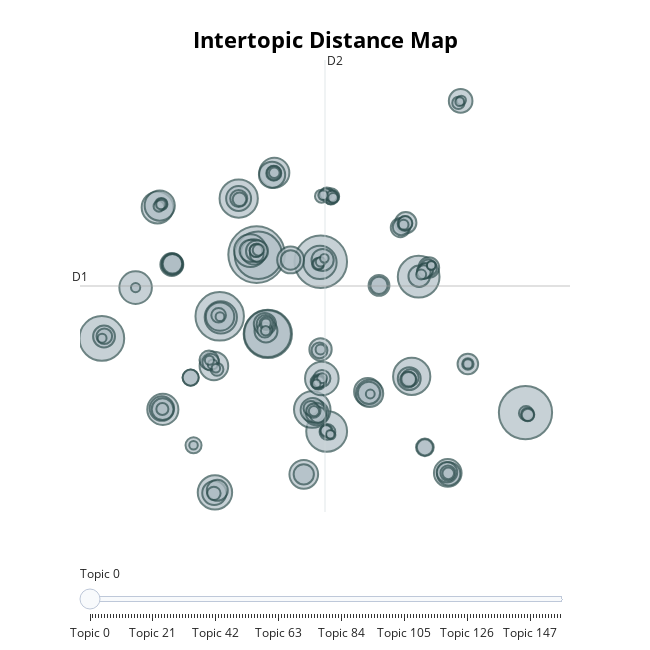

Notebook source saved alongside this figure:
### Markdown cell above
Inspect the data

### Code cell
topic_model.visualize_topics()

### Figure 1 — Plotly figure (JSON) as saved in the notebook; plotly's stock layout.template omitted (floating-point values rounded to 4 significant figures; data arrays with more than 128 entries replaced by an {"elided": "..."} marker saying what was removed)
{"data": [{"customdata": {"elided": "158x3 mixed values"}, "hovertemplate": "<b>Topic %{customdata[0]}</b><br>%{customdata[1]}<br>Size: %{customdata[2]}", "legendgroup": "", "marker": {"color": "#B0BEC5", "line": {"color": "DarkSlateGrey", "width": 2}, "size": {"elided": "158 int values"}, "sizemode": "area", "sizeref": 1.446, "symbol": "circle"}, "mode": "markers", "name": "", "orientation": "v", "showlegend": false, "type": "scatter", "x": {"elided": "158 float values"}, "xaxis": "x", "y": {"elided": "158 float values"}, "yaxis": "y"}], "layout": {"annotations": [{"showarrow": false, "text": "D1", "x": -13.28, "y": 7.311, "yshift": 10}, {"showarrow": false, "text": "D2", "x": 6.167, "xshift": 10, "y": 27.17}], "height": 650, "hoverlabel": {"bgcolor": "white", "font": {"family": "Rockwell", "size": 16}}, "legend": {"itemsizing": "constant", "tracegroupgap": 0}, "margin": {"t": 60}, "shapes": [{"line": {"color": "#CFD8DC", "width": 2}, "type": "line", "x0": 6.167, "x1": 6.167, "y0": -12.55, "y1": 27.17}, {"line": {"color": "#9E9E9E", "width": 2}, "type": "line", "x0": -13.28, "x1": 25.61, "y0": 7.311, "y1": 7.311}], "sliders": [{"active": 0, "pad": {"t": 50}, "steps": [{"args": [{"marker.color": {"elided": "1x158 str values"}}], "label": "Topic 0", "method": "update"}, {"args": [{"marker.color": {"elided": "1x158 str values"}}], "label": "Topic 1", "method": "update"}, {"args": [{"marker.color": {"elided": "1x158 str values"}}], "label": "Topic 2", "method": "update"}, {"args": [{"marker.color": {"elided": "1x158 str values"}}], "label": "Topic 3", "method": "update"}, {"args": [{"marker.color": {"elided": "1x158 str values"}}], "label": "Topic 4", "method": "update"}, {"args": [{"marker.color": {"elided": "1x158 str values"}}], "label": "Topic 5", "method": "update"}, {"args": [{"marker.color": {"elided": "1x158 str values"}}], "label": "Topic 6", "method": "update"}, {"args": [{"marker.color": {"elided": "1x158 str values"}}], "label": "Topic 7", "method": "update"}, {"args": [{"marker.color": {"elided": "1x158 str values"}}], "label": "Topic 8", "method": "update"}, {"args": [{"marker.color": {"elided": "1x158 str values"}}], "label": "Topic 9", "method": "update"}, {"args": [{"marker.color": {"elided": "1x158 str values"}}], "label": "Topic 10", "method": "update"}, {"args": [{"marker.color": {"elided": "1x158 str values"}}], "label": "Topic 11", "method": "update"}, {"args": [{"marker.color": {"elided": "1x158 str values"}}], "label": "Topic 12", "method": "update"}, {"args": [{"marker.color": {"elided": "1x158 str values"}}], "label": "Topic 13", "method": "update"}, {"args": [{"marker.color": {"elided": "1x158 str values"}}], "label": "Topic 14", "method": "update"}, {"args": [{"marker.color": {"elided": "1x158 str values"}}], "label": "Topic 15", "method": "update"}, {"args": [{"marker.color": {"elided": "1x158 str values"}}], "label": "Topic 16", "method": "update"}, {"args": [{"marker.color": {"elided": "1x158 str values"}}], "label": "Topic 17", "method": "update"}, {"args": [{"marker.color": {"elided": "1x158 str values"}}], "label": "Topic 18", "method": "update"}, {"args": [{"marker.color": {"elided": "1x158 str values"}}], "label": "Topic 19", "method": "update"}, {"args": [{"marker.color": {"elided": "1x158 str values"}}], "label": "Topic 20", "method": "update"}, {"args": [{"marker.color": {"elided": "1x158 str values"}}], "label": "Topic 21", "method": "update"}, {"args": [{"marker.color": {"elided": "1x158 str values"}}], "label": "Topic 22", "method": "update"}, {"args": [{"marker.color": {"elided": "1x158 str values"}}], "label": "Topic 23", "method": "update"}, {"args": [{"marker.color": {"elided": "1x158 str values"}}], "label": "Topic 24", "method": "update"}, {"args": [{"marker.color": {"elided": "1x158 str values"}}], "label": "Topic 25", "method": "update"}, {"args": [{"marker.color": {"elided": "1x158 str values"}}], "label": "Topic 26", "method": "update"}, {"args": [{"marker.color": {"elided": "1x158 str values"}}], "label": "Topic 27", "method": "update"}, {"args": [{"marker.color": {"elided": "1x158 str values"}}], "label": "Topic 28", "method": "update"}, {"args": [{"marker.color": {"elided": "1x158 str values"}}], "label": "Topic 29", "method": "update"}, {"args": [{"marker.color": {"elided": "1x158 str values"}}], "label": "Topic 30", "method": "update"}, {"args": [{"marker.color": {"elided": "1x158 str values"}}], "label": "Topic 31", "method": "update"}, {"args": [{"marker.color": {"elided": "1x158 str values"}}], "label": "Topic 32", "method": "update"}, {"args": [{"marker.color": {"elided": "1x158 str values"}}], "label": "Topic 33", "method": "update"}, {"args": [{"marker.color": {"elided": "1x158 str values"}}], "label": "Topic 34", "method": "update"}, {"args": [{"marker.color": {"elided": "1x158 str values"}}], "label": "Topic 35", "method": "update"}, {"args": [{"marker.color": {"elided": "1x158 str values"}}], "label": "Topic 36", "method": "update"}, {"args": [{"marker.color": {"elided": "1x158 str values"}}], "label": "Topic 37", "method": "update"}, {"args": [{"marker.color": {"elided": "1x158 str values"}}], "label": "Topic 38", "method": "update"}, {"args": [{"marker.color": {"elided": "1x158 str values"}}], "label": "Topic 39", "method": "update"}, {"args": [{"marker.color": {"elided": "1x158 str values"}}], "label": "Topic 40", "method": "update"}, {"args": [{"marker.color": {"elided": "1x158 str values"}}], "label": "Topic 41", "method": "update"}, {"args": [{"marker.color": {"elided": "1x158 str values"}}], "label": "Topic 42", "method": "update"}, {"args": [{"marker.color": {"elided": "1x158 str values"}}], "label": "Topic 43", "method": "update"}, {"args": [{"marker.color": {"elided": "1x158 str values"}}], "label": "Topic 44", "method": "update"}, {"args": [{"marker.color": {"elided": "1x158 str values"}}], "label": "Topic 45", "method": "update"}, {"args": [{"marker.color": {"elided": "1x158 str values"}}], "label": "Topic 46", "method": "update"}, {"args": [{"marker.color": {"elided": "1x158 str values"}}], "label": "Topic 47", "method": "update"}, {"args": [{"marker.color": {"elided": "1x158 str values"}}], "label": "Topic 48", "method": "update"}, {"args": [{"marker.color": {"elided": "1x158 str values"}}], "label": "Topic 49", "method": "update"}, {"args": [{"marker.color": {"elided": "1x158 str values"}}], "label": "Topic 50", "method": "update"}, {"args": [{"marker.color": {"elided": "1x158 str values"}}], "label": "Topic 51", "method": "update"}, {"args": [{"marker.color": {"elided": "1x158 str values"}}], "label": "Topic 52", "method": "update"}, {"args": [{"marker.color": {"elided": "1x158 str values"}}], "label": "Topic 53", "method": "update"}, {"args": [{"marker.color": {"elided": "1x158 str values"}}], "label": "Topic 54", "method": "update"}, {"args": [{"marker.color": {"elided": "1x158 str values"}}], "label": "Topic 55", "method": "update"}, {"args": [{"marker.color": {"elided": "1x158 str values"}}], "label": "Topic 56", "method": "update"}, {"args": [{"marker.color": {"elided": "1x158 str values"}}], "label": "Topic 57", "method": "update"}, {"args": [{"marker.color": {"elided": "1x158 str values"}}], "label": "Topic 58", "method": "update"}, {"args": [{"marker.color": {"elided": "1x158 str values"}}], "label": "Topic 59", "method": "update"}, {"args": [{"marker.color": {"elided": "1x158 str values"}}], "label": "Topic 60", "method": "update"}, {"args": [{"marker.color": {"elided": "1x158 str values"}}], "label": "Topic 61", "method": "update"}, {"args": [{"marker.color": {"elided": "1x158 str values"}}], "label": "Topic 62", "method": "update"}, {"args": [{"marker.color": {"elided": "1x158 str values"}}], "label": "Topic 63", "method": "update"}, {"args": [{"marker.color": {"elided": "1x158 str values"}}], "label": "Topic 64", "method": "update"}, {"args": [{"marker.color": {"elided": "1x158 str values"}}], "label": "Topic 65", "method": "update"}, {"args": [{"marker.color": {"elided": "1x158 str values"}}], "label": "Topic 66", "method": "update"}, {"args": [{"marker.color": {"elided": "1x158 str values"}}], "label": "Topic 67", "method": "update"}, {"args": [{"marker.color": {"elided": "1x158 str values"}}], "label": "Topic 68", "method": "update"}, {"args": [{"marker.color": {"elided": "1x158 str values"}}], "label": "Topic 69", "method": "update"}, {"args": [{"marker.color": {"elided": "1x158 str values"}}], "label": "Topic 70", "method": "update"}, {"args": [{"marker.color": {"elided": "1x158 str values"}}], "label": "Topic 71", "method": "update"}, {"args": [{"marker.color": {"elided": "1x158 str values"}}], "label": "Topic 72", "method": "update"}, {"args": [{"marker.color": {"elided": "1x158 str values"}}], "label": "Topic 73", "method": "update"}, {"args": [{"marker.color": {"elided": "1x158 str values"}}], "label": "Topic 74", "method": "update"}, {"args": [{"marker.color": {"elided": "1x158 str values"}}], "label": "Topic 75", "method": "update"}, {"args": [{"marker.color": {"elided": "1x158 str values"}}], "label": "Topic 76", "method": "update"}, {"args": [{"marker.color": {"elided": "1x158 str values"}}], "label": "Topic 77", "method": "update"}, {"args": [{"marker.color": {"elided": "1x158 str values"}}], "label": "Topic 78", "method": "update"}, {"args": [{"marker.color": {"elided": "1x158 str values"}}], "label": "Topic 79", "method": "update"}, {"args": [{"marker.color": {"elided": "1x158 str values"}}], "label": "Topic 80", "method": "update"}, {"args": [{"marker.color": {"elided": "1x158 str values"}}], "label": "Topic 81", "method": "update"}, {"args": [{"marker.color": {"elided": "1x158 str values"}}], "label": "Topic 82", "method": "update"}, {"args": [{"marker.color": {"elided": "1x158 str values"}}], "label": "Topic 83", "method": "update"}, {"args": [{"marker.color": {"elided": "1x158 str values"}}], "label": "Topic 84", "method": "update"}, {"args": [{"marker.color": {"elided": "1x158 str values"}}], "label": "Topic 85", "method": "update"}, {"args": [{"marker.color": {"elided": "1x158 str values"}}], "label": "Topic 86", "method": "update"}, {"args": [{"marker.color": {"elided": "1x158 str values"}}], "label": "Topic 87", "method": "update"}, {"args": [{"marker.color": {"elided": "1x158 str values"}}], "label": "Topic 88", "method": "update"}, {"args": [{"marker.color": {"elided": "1x158 str values"}}], "label": "Topic 89", "method": "update"}, {"args": [{"marker.color": {"elided": "1x158 str values"}}], "label": "Topic 90", "method": "update"}, {"args": [{"marker.color": {"elided": "1x158 str values"}}], "label": "Topic 91", "method": "update"}, {"args": [{"marker.color": {"elided": "1x158 str values"}}], "label": "Topic 92", "method": "update"}, {"args": [{"marker.color": {"elided": "1x158 str values"}}], "label": "Topic 93", "method": "update"}, {"args": [{"marker.color": {"elided": "1x158 str values"}}], "label": "Topic 94", "method": "update"}, {"args": [{"marker.color": {"elided": "1x158 str values"}}], "label": "Topic 95", "method": "update"}, {"args": [{"marker.color": {"elided": "1x158 str values"}}], "label": "Topic 96", "method": "update"}, {"args": [{"marker.color": {"elided": "1x158 str values"}}], "label": "Topic 97", "method": "update"}, {"args": [{"marker.color": {"elided": "1x158 str values"}}], "label": "Topic 98", "method": "update"}, {"args": [{"marker.color": {"elided": "1x158 str values"}}], "label": "Topic 99", "method": "update"}, {"args": [{"marker.color": {"elided": "1x158 str values"}}], "label": "Topic 100", "method": "update"}, {"args": [{"marker.color": {"elided": "1x158 str values"}}], "label": "Topic 101", "method": "update"}, {"args": [{"marker.color": {"elided": "1x158 str values"}}], "label": "Topic 102", "method": "update"}, {"args": [{"marker.color": {"elided": "1x158 str values"}}], "label": "Topic 103", "method": "update"}, {"args": [{"marker.color": {"elided": "1x158 str values"}}], "label": "Topic 104", "method": "update"}, {"args": [{"marker.color": {"elided": "1x158 str values"}}], "label": "Topic 105", "method": "update"}, {"args": [{"marker.color": {"elided": "1x158 str values"}}], "label": "Topic 106", "method": "update"}, {"args": [{"marker.color": {"elided": "1x158 str values"}}], "label": "Topic 107", "method": "update"}, {"args": [{"marker.color": {"elided": "1x158 str values"}}], "label": "Topic 108", "method": "update"}, {"args": [{"marker.color": {"elided": "1x158 str values"}}], "label": "Topic 109", "method": "update"}, {"args": [{"marker.color": {"elided": "1x158 str values"}}], "label": "Topic 110", "method": "update"}, {"args": [{"marker.color": {"elided": "1x158 str values"}}], "label": "Topic 111", "method": "update"}, {"args": [{"marker.color": {"elided": "1x158 str values"}}], "label": "Topic 112", "method": "update"}, {"args": [{"marker.color": {"elided": "1x158 str values"}}], "label": "Topic 113", "method": "update"}, {"args": [{"marker.color": {"elided": "1x158 str values"}}], "label": "Topic 114", "method": "update"}, {"args": [{"marker.color": {"elided": "1x158 str values"}}], "label": "Topic 115", "method": "update"}, {"args": [{"marker.color": {"elided": "1x158 str values"}}], "label": "Topic 116", "method": "update"}, {"args": [{"marker.color": {"elided": "1x158 str values"}}], "label": "Topic 117", "method": "update"}, {"args": [{"marker.color": {"elided": "1x158 str values"}}], "label": "Topic 118", "method": "update"}, {"args": [{"marker.color": {"elided": "1x158 str values"}}], "label": "Topic 119", "method": "update"}, {"args": [{"marker.color": {"elided": "1x158 str values"}}], "label": "Topic 120", "method": "update"}, {"args": [{"marker.color": {"elided": "1x158 str values"}}], "label": "Topic 121", "method": "update"}, {"args": [{"marker.color": {"elided": "1x158 str values"}}], "label": "Topic 122", "method": "update"}, {"args": [{"marker.color": {"elided": "1x158 str values"}}], "label": "Topic 123", "method": "update"}, {"args": [{"marker.color": {"elided": "1x158 str values"}}], "label": "Topic 124", "method": "update"}, {"args": [{"marker.color": {"elided": "1x158 str values"}}], "label": "Topic 125", "method": "update"}, {"args": [{"marker.color": {"elided": "1x158 str values"}}], "label": "Topic 126", "method": "update"}, {"args": [{"marker.color": {"elided": "1x158 str values"}}], "label": "Topic 127", "method": "update"}, {"args": [{"marker.color": {"elided": "1x158 str values"}}], "label": "Topic 128", "method": "update"}, {"args": [{"marker.color": {"elided": "1x158 str values"}}], "label": "Topic 129", "method": "update"}, {"args": [{"marker.color": {"elided": "1x158 str values"}}], "label": "Topic 130", "method": "update"}, {"args": [{"marker.color": {"elided": "1x158 str values"}}], "label": "Topic 131", "method": "update"}, {"args": [{"marker.color": {"elided": "1x158 str values"}}], "label": "Topic 132", "method": "update"}, {"args": [{"marker.color": {"elided": "1x158 str values"}}], "label": "Topic 133", "method": "update"}, {"args": [{"marker.color": {"elided": "1x158 str values"}}], "label": "Topic 134", "method": "update"}, {"args": [{"marker.color": {"elided": "1x158 str values"}}], "label": "Topic 135", "method": "update"}, {"args": [{"marker.color": {"elided": "1x158 str values"}}], "label": "Topic 136", "method": "update"}, {"args": [{"marker.color": {"elided": "1x158 str values"}}], "label": "Topic 137", "method": "update"}, {"args": [{"marker.color": {"elided": "1x158 str values"}}], "label": "Topic 138", "method": "update"}, {"args": [{"marker.color": {"elided": "1x158 str values"}}], "label": "Topic 139", "method": "update"}, {"args": [{"marker.color": {"elided": "1x158 str values"}}], "label": "Topic 140", "method": "update"}, {"args": [{"marker.color": {"elided": "1x158 str values"}}], "label": "Topic 141", "method": "update"}, {"args": [{"marker.color": {"elided": "1x158 str values"}}], "label": "Topic 142", "method": "update"}, {"args": [{"marker.color": {"elided": "1x158 str values"}}], "label": "Topic 143", "method": "update"}, {"args": [{"marker.color": {"elided": "1x158 str values"}}], "label": "Topic 144", "method": "update"}, {"args": [{"marker.color": {"elided": "1x158 str values"}}], "label": "Topic 145", "method": "update"}, {"args": [{"marker.color": {"elided": "1x158 str values"}}], "label": "Topic 146", "method": "update"}, {"args": [{"marker.color": {"elided": "1x158 str values"}}], "label": "Topic 147", "method": "update"}, {"args": [{"marker.color": {"elided": "1x158 str values"}}], "label": "Topic 148", "method": "update"}, {"args": [{"marker.color": {"elided": "1x158 str values"}}], "label": "Topic 149", "method": "update"}, {"args": [{"marker.color": {"elided": "1x158 str values"}}], "label": "Topic 150", "method": "update"}, {"args": [{"marker.color": {"elided": "1x158 str values"}}], "label": "Topic 151", "method": "update"}, {"args": [{"marker.color": {"elided": "1x158 str values"}}], "label": "Topic 152", "method": "update"}, {"args": [{"marker.color": {"elided": "1x158 str values"}}], "label": "Topic 153", "method": "update"}, {"args": [{"marker.color": {"elided": "1x158 str values"}}], "label": "Topic 154", "method": "update"}, {"args": [{"marker.color": {"elided": "1x158 str values"}}], "label": "Topic 155", "method": "update"}, {"args": [{"marker.color": {"elided": "1x158 str values"}}], "label": "Topic 156", "method": "update"}, {"args": [{"marker.color": {"elided": "1x158 str values"}}], "label": "Topic 157", "method": "update"}]}], "title": {"font": {"color": "Black", "size": 22}, "text": "<b>Intertopic Distance Map</b>", "x": 0.5, "xanchor": "center", "y": 0.95, "yanchor": "top"}, "width": 650, "xaxis": {"anchor": "y", "domain": [0, 1], "range": [-13.28, 25.61], "title": {"text": ""}, "visible": false}, "yaxis": {"anchor": "x", "domain": [0, 1], "range": [-12.55, 27.17], "title": {"text": ""}, "visible": false}}}
